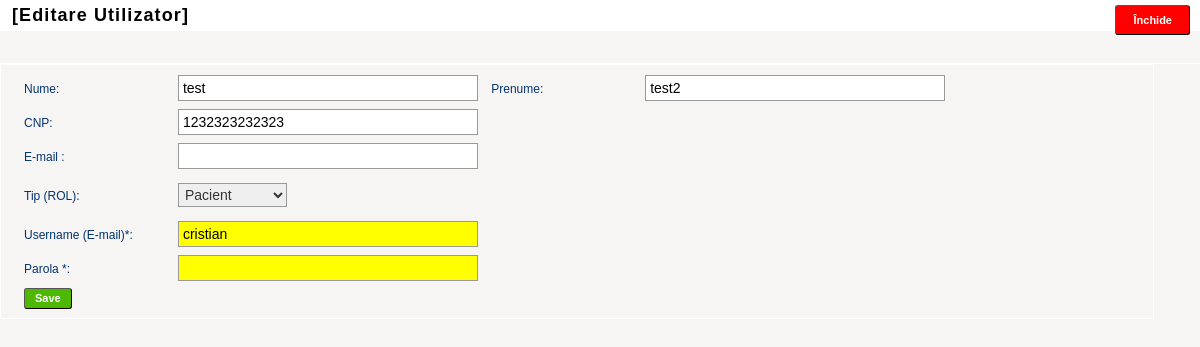
Page /useri/user.php?id=13 (signed in) on the committed database.
### tables this page shows
CREATE TABLE `cfg_useri` (
  `id_user` int(11) NOT NULL,
  `nume` varchar(20) DEFAULT NULL,
  `prenume` varchar(20) DEFAULT NULL,
  `cnp` varchar(13) NOT NULL,
  `username` varchar(20) NOT NULL,
  `parola` varchar(100) NOT NULL,
  `tip` varchar(20) NOT NULL DEFAULT '1',
  `mail` varchar(50) DEFAULT NULL,
  `mobil` varchar(250) DEFAULT NULL,
  `stare` varchar(20) DEFAULT NULL
);

### useri/userGeneral_inc.php (the view, shortened to what this page needs)
<?php
if(isset($_GET['id'])){
	  $item_sql="select * from cfg_useri  where id_user = " . $_GET['id']  . "";
	  $item_rs=mysqli_query($link,$item_sql) ;
	  $item_row=mysqli_fetch_assoc($item_rs);
	?>
	<div id="blocform">
			<div class="camp_auto">
				<label>Nume: </label>
				<input name='nume' type='text' id='nume' value="<?php echo $item_row['nume'];?>" style="width:300px;">
			</div>
			<div class="camp_auto">
				<label>Prenume:</label>
					<input name='prenume' type='text' id='prenume' value="<?php echo $item_row['prenume'];?>" style="width:300px;">
			</div>
				<br>
			<div class="camp_auto">
				<label>CNP:</label>
					<input name='cnp' type='text' id='cnp' value="<?php echo $item_row['cnp'];?>" style="width:300px;">
			</div>
				<br>
			<div class="camp_auto">
				<label >E-mail :</label>
					<input name='email' type='text'  id='email' value="<?php echo $item_row['mail'];?>" style="width:300px;">
			</div>
			<br>
			<div class="camp_auto">
				<label>Tip (ROL):</label>
				<div class="camp_auto">
					<select style="display:inline-block" name="tip" id="tip" size="1"  >
							<option value="Pacient" <?php if($item_row['tip']=="Pacient") {echo 'selected ' ; } ?>    > Pacient</option>
					</select>
					</div>
			</div>
				<br>
			<div class="camp_auto">
				<label>Username (E-mail)*:</label>
					<input name='username' type='text' id='username' value="<?php echo $item_row['username'];?>" style="background:yellow;width:300px;">
			</div>
				<br>
			<div class="camp_auto">
				<label>Parola *:</label>
					<input name='parola' type='password' id='parola' value="<?php ;?>" style="background:yellow;width:300px;">
			</div>
					<br>
			<input name='submitedit' type='submit' class="button green" id='submitedit' style="display:block;" value='Save'>
	</div>
<?php
}
?>

### style.css (style rules this page uses)
body { font-family:arial;font-size:12px;background:#f7f4f4;color:#000;margin:0px;height:100% }
input { padding:4px 3px; }
.button { display: inline-block; line-height: 14px; border-width: 1px; font-size: 11px; font-family: arial;margin:3px 5px; color: #000; font-weight: bold; cursor: pointer; background:#D8E1EB url('images/button_glas1.png') center center repeat-x ; padding: 4px 17px 4px 17px; -moz-border-radius: 3px 3px 3px 3px; -webkit-border-radius: 3px 3px 3px 3px; border-radius: 3px 3px 3px 3px; text-align: center;margin-left:0px; }
input.button { display: inline-block; line-height: 13px; line-height: 16px\0/; border-width: 1px; font-size: 11px; font-family: arial; color: #FFFFFF; font-weight: bold; cursor: pointer; background: url('../images/button_glas1.png') center center repeat-x #333333; padding: 3px 10px 3px 10px; -moz-border-radius: 3px 3px 3px 3px; -webkit-border-radius: 3px 3px 3px 3px; border-radius: 3px 3px 3px 3px; margin-left:0px; }
label { line-height: 16px; color: #003471;font-size: 12px; font-family: arial; width:150px; border;1px solid red }
select { display: inline; border: 1px solid #B8B8B8; font-size: 12px; font-family: arial; color: #333333; height: 22px; padding: 2px; }
.button.green { background-color: #4DB800; color:#fff }
.green { background-color: #4DB800; }
#blocform { float:left;display:block;width:96%;padding:6px 2%;text-align:left;height:auto;border:1px solid #fff;border-radius:0px; }
.camp_auto { display:inline-block;width:auto;margin-bottom:8px;margin-right:10px;margin-top:4px;margin-bottom:4px;font-size:14px }
.camp_auto label { width:150px;display:inline-block; }
.camp_auto input { font-size:14px; padding:4px ; border:1px solid #999; }
.camp_auto select { font-size:14px;height:auto; border:1px solid #999;height:auto;margin-top:2px;margin-bottom:2px }

### rows in the picture
cfg_useri: nume "test", prenume "test2", cnp "1232323232323", tip "Pacient", username "cristian"
